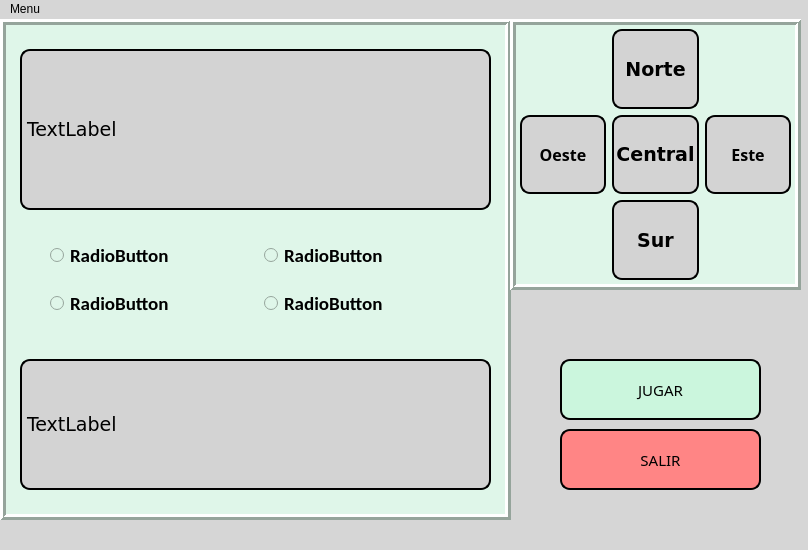
<?xml version="1.0" encoding="UTF-8"?>
<ui version="4.0">
 <class>MainWindow</class>
 <widget class="QMainWindow" name="MainWindow">
  <property name="geometry">
   <rect>
    <x>0</x>
    <y>0</y>
    <width>808</width>
    <height>550</height>
   </rect>
  </property>
  <property name="windowTitle">
   <string>La Mazmorra de Minaya</string>
  </property>
  <property name="styleSheet">
   <string notr="true">background-color: rgb(214, 214, 214);</string>
  </property>
  <widget class="QWidget" name="centralwidget">
   <widget class="QFrame" name="frame_2">
    <property name="geometry">
     <rect>
      <x>0</x>
      <y>0</y>
      <width>511</width>
      <height>501</height>
     </rect>
    </property>
    <property name="styleSheet">
     <string notr="true">background-color: rgb(223, 246, 233);</string>
    </property>
    <property name="frameShape">
     <enum>QFrame::Box</enum>
    </property>
    <property name="frameShadow">
     <enum>QFrame::Raised</enum>
    </property>
    <property name="lineWidth">
     <number>3</number>
    </property>
    <widget class="QLabel" name="label">
     <property name="geometry">
      <rect>
       <x>20</x>
       <y>30</y>
       <width>471</width>
       <height>161</height>
      </rect>
     </property>
     <property name="font">
      <font>
       <family>Verdana</family>
       <pointsize>14</pointsize>
       <bold>false</bold>
       <kerning>true</kerning>
      </font>
     </property>
     <property name="styleSheet">
      <string notr="true">border-radius: 10px;
border: 2px solid black;
background-color:lightgray;</string>
     </property>
     <property name="text">
      <string>TextLabel</string>
     </property>
     <property name="wordWrap">
      <bool>true</bool>
     </property>
    </widget>
    <widget class="QLabel" name="label_2">
     <property name="geometry">
      <rect>
       <x>20</x>
       <y>340</y>
       <width>471</width>
       <height>131</height>
      </rect>
     </property>
     <property name="font">
      <font>
       <family>Verdana</family>
       <pointsize>14</pointsize>
       <bold>false</bold>
      </font>
     </property>
     <property name="styleSheet">
      <string notr="true">border-radius: 10px;
border: 2px solid black;
background-color:lightgray;</string>
     </property>
     <property name="text">
      <string>TextLabel</string>
     </property>
     <property name="wordWrap">
      <bool>true</bool>
     </property>
    </widget>
    <widget class="QWidget" name="layoutWidget">
     <property name="geometry">
      <rect>
       <x>50</x>
       <y>210</y>
       <width>421</width>
       <height>101</height>
      </rect>
     </property>
     <layout class="QGridLayout" name="gridLayout">
      <item row="0" column="1">
       <widget class="QRadioButton" name="radioButton_2">
        <property name="font">
         <font>
          <family>Calibri</family>
          <pointsize>14</pointsize>
          <bold>true</bold>
         </font>
        </property>
        <property name="text">
         <string>RadioButton</string>
        </property>
       </widget>
      </item>
      <item row="1" column="1">
       <widget class="QRadioButton" name="radioButton_4">
        <property name="font">
         <font>
          <family>Calibri</family>
          <pointsize>14</pointsize>
          <bold>true</bold>
         </font>
        </property>
        <property name="text">
         <string>RadioButton</string>
        </property>
       </widget>
      </item>
      <item row="1" column="0">
       <widget class="QRadioButton" name="radioButton_3">
        <property name="font">
         <font>
          <family>Calibri</family>
          <pointsize>14</pointsize>
          <bold>true</bold>
         </font>
        </property>
        <property name="text">
         <string>RadioButton</string>
        </property>
       </widget>
      </item>
      <item row="0" column="0">
       <widget class="QRadioButton" name="radioButton">
        <property name="font">
         <font>
          <family>Calibri</family>
          <pointsize>14</pointsize>
          <bold>true</bold>
         </font>
        </property>
        <property name="text">
         <string>RadioButton</string>
        </property>
       </widget>
      </item>
     </layout>
    </widget>
   </widget>
   <widget class="QFrame" name="frame">
    <property name="geometry">
     <rect>
      <x>510</x>
      <y>0</y>
      <width>291</width>
      <height>271</height>
     </rect>
    </property>
    <property name="styleSheet">
     <string notr="true">background-color: rgb(223, 246, 233);</string>
    </property>
    <property name="frameShape">
     <enum>QFrame::Box</enum>
    </property>
    <property name="frameShadow">
     <enum>QFrame::Raised</enum>
    </property>
    <property name="lineWidth">
     <number>3</number>
    </property>
    <widget class="QWidget" name="layoutWidget">
     <property name="geometry">
      <rect>
       <x>10</x>
       <y>10</y>
       <width>271</width>
       <height>251</height>
      </rect>
     </property>
     <layout class="QGridLayout" name="gridLayout_2">
      <item row="2" column="2">
       <widget class="QPushButton" name="salaSur">
        <property name="sizePolicy">
         <sizepolicy hsizetype="Expanding" vsizetype="Expanding">
          <horstretch>0</horstretch>
          <verstretch>0</verstretch>
         </sizepolicy>
        </property>
        <property name="font">
         <font>
          <family>Verdana</family>
          <pointsize>14</pointsize>
          <bold>true</bold>
         </font>
        </property>
        <property name="styleSheet">
         <string notr="true">border-radius: 10px;
border: 2px solid black;
background-color:lightgray;</string>
        </property>
        <property name="text">
         <string>Sur</string>
        </property>
       </widget>
      </item>
      <item row="0" column="2">
       <widget class="QPushButton" name="salaNorte">
        <property name="sizePolicy">
         <sizepolicy hsizetype="Expanding" vsizetype="Expanding">
          <horstretch>0</horstretch>
          <verstretch>0</verstretch>
         </sizepolicy>
        </property>
        <property name="font">
         <font>
          <family>Verdana</family>
          <pointsize>14</pointsize>
          <bold>true</bold>
         </font>
        </property>
        <property name="styleSheet">
         <string notr="true">border-radius: 10px;
border: 2px solid black;
background-color:lightgray;
</string>
        </property>
        <property name="text">
         <string>Norte</string>
        </property>
       </widget>
      </item>
      <item row="1" column="2">
       <widget class="QPushButton" name="salaCentral">
        <property name="sizePolicy">
         <sizepolicy hsizetype="Expanding" vsizetype="Expanding">
          <horstretch>0</horstretch>
          <verstretch>0</verstretch>
         </sizepolicy>
        </property>
        <property name="font">
         <font>
          <family>Verdana</family>
          <pointsize>14</pointsize>
          <bold>true</bold>
         </font>
        </property>
        <property name="styleSheet">
         <string notr="true">border-radius: 10px;
border: 2px solid black;
background-color:lightgray;</string>
        </property>
        <property name="text">
         <string>Central</string>
        </property>
       </widget>
      </item>
      <item row="1" column="0">
       <widget class="QPushButton" name="salaOeste">
        <property name="sizePolicy">
         <sizepolicy hsizetype="Expanding" vsizetype="Expanding">
          <horstretch>0</horstretch>
          <verstretch>0</verstretch>
         </sizepolicy>
        </property>
        <property name="font">
         <font>
          <family>Rockwell Extra Bold</family>
          <pointsize>12</pointsize>
          <bold>true</bold>
         </font>
        </property>
        <property name="styleSheet">
         <string notr="true">border-radius: 10px;
border: 2px solid black;
background-color:lightgray;</string>
        </property>
        <property name="text">
         <string>Oeste</string>
        </property>
       </widget>
      </item>
      <item row="1" column="3">
       <widget class="QPushButton" name="salaEste">
        <property name="sizePolicy">
         <sizepolicy hsizetype="Expanding" vsizetype="Expanding">
          <horstretch>0</horstretch>
          <verstretch>0</verstretch>
         </sizepolicy>
        </property>
        <property name="font">
         <font>
          <family>Rockwell Extra Bold</family>
          <pointsize>12</pointsize>
          <bold>true</bold>
         </font>
        </property>
        <property name="styleSheet">
         <string notr="true">border-radius: 10px;
border: 2px solid black;
background-color:lightgray;</string>
        </property>
        <property name="text">
         <string>Este</string>
        </property>
       </widget>
      </item>
     </layout>
    </widget>
   </widget>
   <widget class="QPushButton" name="bJugar">
    <property name="geometry">
     <rect>
      <x>560</x>
      <y>340</y>
      <width>201</width>
      <height>61</height>
     </rect>
    </property>
    <property name="font">
     <font>
      <family>Arial Black</family>
      <pointsize>11</pointsize>
     </font>
    </property>
    <property name="styleSheet">
     <string notr="true">border-radius: 10px;
border: 2px solid black;
background-color: rgb(203, 246, 221);
</string>
    </property>
    <property name="text">
     <string>JUGAR</string>
    </property>
   </widget>
   <widget class="QPushButton" name="bSalir">
    <property name="geometry">
     <rect>
      <x>560</x>
      <y>410</y>
      <width>201</width>
      <height>61</height>
     </rect>
    </property>
    <property name="font">
     <font>
      <family>Arial Black</family>
      <pointsize>11</pointsize>
     </font>
    </property>
    <property name="styleSheet">
     <string notr="true">border-radius: 10px;
border: 2px solid black;
background-color: rgb(255, 133, 133);</string>
    </property>
    <property name="text">
     <string>SALIR</string>
    </property>
   </widget>
  </widget>
  <widget class="QMenuBar" name="menubar">
   <property name="geometry">
    <rect>
     <x>0</x>
     <y>0</y>
     <width>808</width>
     <height>22</height>
    </rect>
   </property>
   <widget class="QMenu" name="menuMenu">
    <property name="title">
     <string>Menu</string>
    </property>
    <addaction name="actionAyuda"/>
    <addaction name="actionSalir"/>
   </widget>
   <addaction name="menuMenu"/>
  </widget>
  <widget class="QStatusBar" name="statusbar"/>
  <action name="actionAyuda">
   <property name="text">
    <string>Ayuda</string>
   </property>
  </action>
  <action name="actionSalir">
   <property name="text">
    <string>Salir</string>
   </property>
  </action>
 </widget>
 <resources/>
 <connections/>
</ui>
